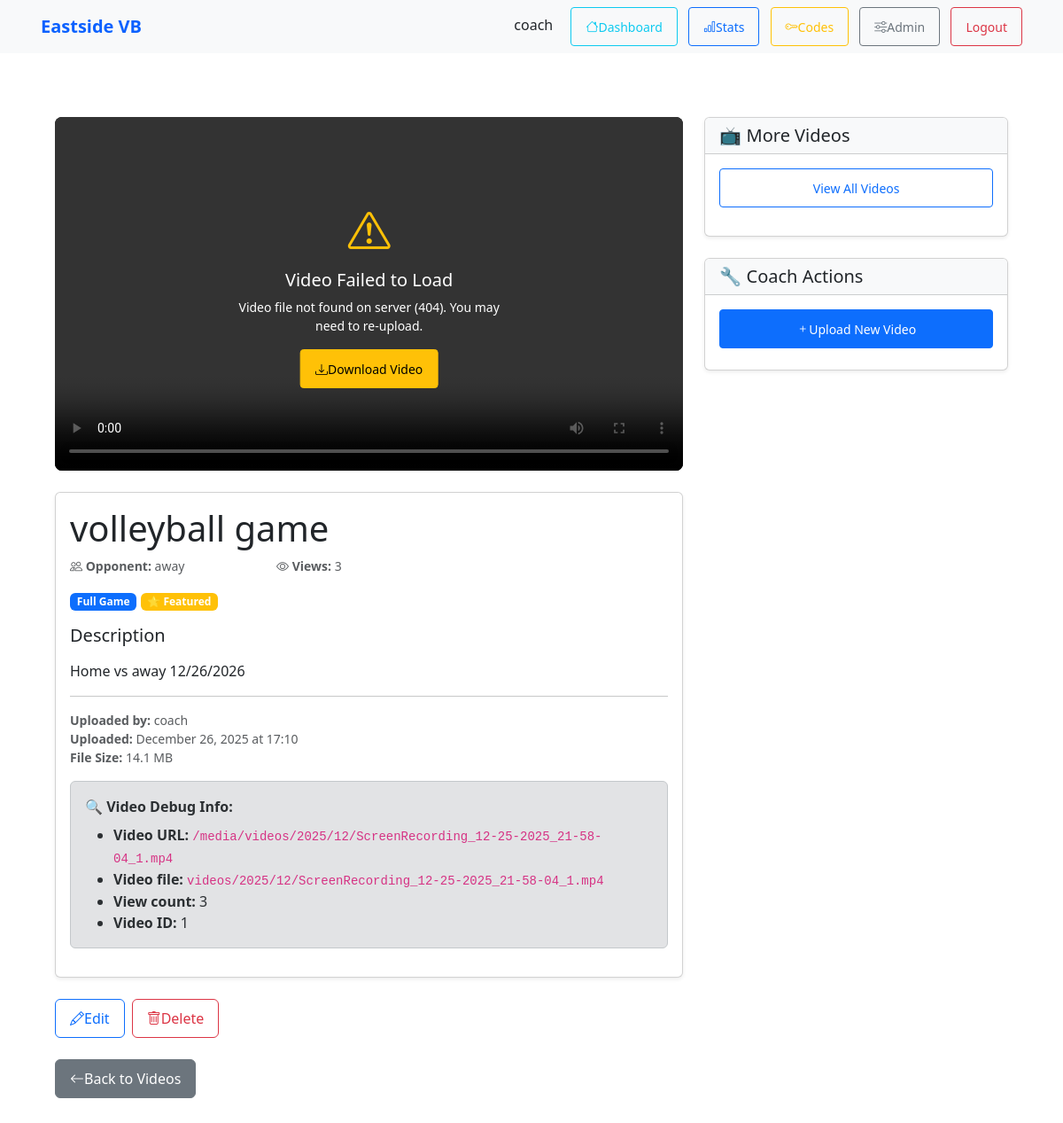
The page /videos/1/ (signed in) on the database its author committed.
### team/models.py (models this page shows, shortened)
class GameVideo(models.Model):
    GAME_TYPE_FULL = 'full'
    GAME_TYPE_HIGHLIGHT = 'highlight'
    GAME_TYPE_PRACTICE = 'practice'
    GAME_TYPE_CHOICES = [
        (GAME_TYPE_FULL, 'Full Game'),
        (GAME_TYPE_HIGHLIGHT, 'Highlights'),
        (GAME_TYPE_PRACTICE, 'Practice'),
    ]
    title = models.CharField(max_length=200, help_text="e.g., 'State Championship vs Lincoln High'")
    description = models.TextField(blank=True, help_text="Game summary, notes, or highlights")
    game_type = models.CharField(max_length=20, choices=GAME_TYPE_CHOICES, default=GAME_TYPE_FULL)
    game_date = models.DateField(null=True, blank=True, help_text="Date game was played")
    opponent = models.CharField(max_length=200, blank=True, help_text="Opponent team name")
    video = models.FileField(upload_to='videos/%Y/%m/', help_text="MP4, MOV, or MKV (max 2GB)")
    thumbnail = models.ImageField(upload_to='video_thumbnails/%Y/%m/', null=True, blank=True)
    duration_seconds = models.IntegerField(default=0, help_text="Video duration in seconds")
    file_size_mb = models.FloatField(default=0, help_text="File size in MB")
    uploaded_by = models.ForeignKey(User, on_delete=models.CASCADE, related_name='uploaded_videos', help_text="Coach who uploaded")
    is_featured = models.BooleanField(default=False, help_text="Show on home page")
    view_count = models.IntegerField(default=0)
    private = models.BooleanField(default=True, help_text="Only team members can view")
    uploaded_at = models.DateTimeField(auto_now_add=True)
    updated_at = models.DateTimeField(auto_now=True)
    class Meta:
        ordering = ['-game_date', '-uploaded_at']
        indexes = [models.Index(fields=['-game_date']), models.Index(fields=['-uploaded_at'])]
    def can_view(self, user: User | None) -> bool:
        if not user or not user.is_authenticated:
            return False
        if user.is_staff or user.is_superuser:
            return True
        return hasattr(user, 'playerprofile')

### team/views.py (the view)
# urls.py: path('videos/<int:pk>/', video_detail, name='video_detail'),
@login_required
@user_passes_test(is_team_member)
def video_detail(request, pk):
    video = get_object_or_404(GameVideo, pk=pk)
    if not video.can_view(request.user):
        raise Http404("Video not found or you don't have permission to view it.")
    if request.method == 'GET' and 'view_count_incremented' not in request.session:
        video.view_count += 1
        video.save(update_fields=['view_count'])
        request.session['view_count_incremented'] = True
    video_mime_type = 'video/mp4'
    if video.video:
        video_url = video.video.url.lower()
        if video_url.endswith('.mov'):
            video_mime_type = 'video/quicktime'
        elif video_url.endswith('.mkv'):
            video_mime_type = 'video/x-matroska'
        elif video_url.endswith('.webm'):
            video_mime_type = 'video/webm'
        elif video_url.endswith('.avi'):
            video_mime_type = 'video/x-msvideo'
    context = {
        'video': video,
        'is_coach': is_coach(request.user),
        'is_uploader': video.uploaded_by == request.user or is_coach(request.user),
        'video_mime_type': video_mime_type,
    }
    return render(request, 'team/video_detail.html', context)

### team/views.py (called while the page is built)
def is_coach(user):
    return user.is_staff or user.is_superuser

def is_team_member(user):
    if user.is_staff or user.is_superuser:
        return True
    return hasattr(user, 'playerprofile') and user.playerprofile is not None

### team/templates/team/video_detail.html (shortened to what this page needs)
{% extends 'base.html' %}
{% load static %}
{% block content %}
<div class="container mt-5 mb-5">
    <div class="row">
        <div class="col-lg-8">
            <div class="video-player mb-4">
                {% if video.video %}
                    <div id="videoContainer" style="position: relative; width: 100%; aspect-ratio: 16/9; background: #000; border-radius: 8px; overflow: hidden;">
                        <div id="videoError" style="display: none; position: absolute; top: 50%; left: 50%; transform: translate(-50%, -50%); color: white; text-align: center; z-index: 10; padding: 20px;">
                            <i class="bi bi-exclamation-triangle" style="font-size: 3rem; color: #ffc107;"></i>
                            <h5 class="mt-2">Video Failed to Load</h5>
                            <p id="errorMessage" class="small">Unable to play video</p>
                            <a href="{{ video.video.url }}" class="btn btn-warning btn-sm" download>
                                <i class="bi bi-download"></i> Download Video
                            </a>
                        </div>
                        <video
                            id="videoPlayer"
                            style="width: 100%; height: 100%; display: block;"
                            controls
                            preload="metadata"
                            playsinline
                            controlsList="nodownload">
                            <source src="{{ video.video.url }}" type="video/mp4">
                            <source src="{{ video.video.url }}" type="video/quicktime">
                        </video>
                    </div>
                {% else %}
                    <div class="alert alert-info">
                        <i class="bi bi-info-circle"></i> No video file has been uploaded yet.
                    </div>
                {% endif %}
            </div>
            <div class="card shadow-sm mb-4">
                <div class="card-body">
                    <h1 class="card-title">{{ video.title }}</h1>
                    <div class="row text-muted small mb-3">
                        {% if video.opponent %}
                        <div class="col-md-4">
                            <i class="bi bi-people"></i> <strong>Opponent:</strong> {{ video.opponent }}
                        </div>
                        {% endif %}
                        <div class="col-md-4">
                            <i class="bi bi-eye"></i> <strong>Views:</strong> {{ video.view_count }}
                        </div>
                    </div>
                    <div class="mb-3">
                        <span class="badge bg-primary">{{ video.get_game_type_display }}</span>
                        {% if video.is_featured %}
                        <span class="badge bg-warning">⭐ Featured</span>
                        {% endif %}
                    </div>
                    {% if video.description %}
                    <div class="mb-3">
                        <h5>Description</h5>
                        <p class="card-text">{{ video.description|linebreaks }}</p>
                    </div>
                    {% endif %}
                    <hr>
                    <div class="small text-muted">
                        <p>
                            <strong>Uploaded by:</strong> {{ video.uploaded_by.get_full_name|default:video.uploaded_by.username }}
                            <br />
                            <strong>Uploaded:</strong> {{ video.uploaded_at|date:"F d, Y \a\t H:i" }}
                            <br />
                            <strong>File Size:</strong> {{ video.file_size_mb|floatformat:1 }} MB
                        </p>
                    </div>
                    <div class="alert alert-secondary mt-3">
                        <strong>🔍 Video Debug Info:</strong>
                        <ul class="mb-0 mt-2">
                            <li><strong>Video URL:</strong> <code>{{ video.video.url }}</code></li>
                            <li><strong>Video file:</strong> <code>{{ video.video }}</code></li>
                            <li><strong>View count:</strong> {{ video.view_count }}</li>
                            <li><strong>Video ID:</strong> {{ video.id }}</li>
                        </ul>
                    </div>                </div>
            </div>
            {% if is_coach or is_uploader %}
            <div class="d-flex gap-2 mb-4">
                <a href="{% url 'team:video_edit' video.pk %}" class="btn btn-outline-primary">
                    <i class="bi bi-pencil"></i> Edit
                </a>
                <a href="{% url 'team:video_delete' video.pk %}" class="btn btn-outline-danger">
                    <i class="bi bi-trash"></i> Delete
                </a>
            </div>
            {% endif %}
            <a href="{% url 'team:video_list' %}" class="btn btn-secondary">
                <i class="bi bi-arrow-left"></i> Back to Videos
            </a>
        </div>
        <div class="col-lg-4">
            <div class="card shadow-sm mb-4">
                <div class="card-header bg-light">
                    <h5 class="mb-0">📺 More Videos</h5>
                </div>
                <div class="card-body">
                    <p class="text-muted">
                        <a href="{% url 'team:video_list' %}" class="btn btn-outline-primary btn-sm w-100">
                            View All Videos
                        </a>
                    </p>
                </div>
            </div>
            {% if is_coach %}
            <div class="card shadow-sm">
                <div class="card-header bg-light">
                    <h5 class="mb-0">🔧 Coach Actions</h5>
                </div>
                <div class="card-body">
                    <a href="{% url 'team:video_upload' %}" class="btn btn-primary btn-sm w-100 mb-2">
                        <i class="bi bi-plus"></i> Upload New Video
                    </a>
                </div>
            </div>
            {% endif %}
        </div>
    </div>
</div>
{% endblock %}

### team/templates/base.html (shortened to what this page needs)
<!doctype html>
<html lang="en">
  <head>
    {% load static %}
    <link href="https://cdn.jsdelivr.net/npm/bootstrap@5.3.2/dist/css/bootstrap.min.css" rel="stylesheet">
    <link rel="stylesheet" href="https://cdn.jsdelivr.net/npm/bootstrap-icons@1.11.0/font/bootstrap-icons.css">
    <link rel="stylesheet" href="{% static 'team/css/players.css' %}">
  </head>
  <body>
    <nav class="navbar navbar-expand-lg navbar-light bg-light">
      <div class="container">
        {% block brand %}
        <span class="navbar-brand navbar-brand-static">Eastside VB</span>
        {% endblock %}
        <div class="ms-auto">
          {% if user.is_authenticated %}
            <span class="me-3">{{ user.username }}</span>
            <a class="btn btn-sm btn-outline-info me-2" href="{% url 'team:player_dashboard' %}" title="My Dashboard">
              <i class="bi bi-house"></i> Dashboard
            </a>
            {% if user.is_staff %}
              <a class="btn btn-sm btn-outline-primary me-2" href="{% url 'team:player_stats_list' %}" title="View Team Stats">
                <i class="bi bi-bar-chart"></i> Stats
              </a>
              <a class="btn btn-sm btn-outline-warning me-2" href="{% url 'team:coach_codes' %}" title="Generate Access Codes">
                <i class="bi bi-key"></i> Codes
              </a>
              <a class="btn btn-sm btn-outline-secondary me-2" href="/admin/">
                <i class="bi bi-sliders"></i> Admin
              </a>
            {% endif %}
            <form method="post" action="{% url 'logout' %}" style="display:inline;">
              <button class="btn btn-sm btn-outline-danger" type="submit">Logout</button>
            </form>
          {% else %}
            <a class="btn btn-sm btn-outline-primary me-2" href="/signup/">Sign up</a>
            <a class="btn btn-sm btn-outline-success" href="/accounts/login/">Login</a>
          {% endif %}
        </div>
      </div>
    </nav>
    <main class="container py-4">
      {% block content %}{% endblock %}
    </main>
  </body>
</html>

### team/static/team/css/players.css (style rules this page uses)
.navbar-brand-static { cursor: default; pointer-events: none; color: #0b61ff; text-decoration: none; font-weight: 600; }

### team/templates/base.html (style rules this page uses)
.navbar-brand-static { cursor: default; pointer-events: none; color: #0b61ff; text-decoration: none; font-weight: 600; }
body { -webkit-font-smoothing: antialiased; -webkit-touch-callout: none; }
.btn { min-height: 44px; min-width: 44px; display: inline-flex; align-items: center; justify-content: center; padding: 0.5rem 1rem; }

### rows shown on the page
GameVideo: title "volleyball game", opponent "away", view_count "3", game_type "Full Game", description "Home vs away 12/26/2026", uploaded_by.get_full_name "coach", uploaded_at "December 26, 2025 at 17:10", file_size_mb "14.1", video "/media/videos/2025/12/ScreenRecording_12-25-2025_21-58-04_1.mp4", video "videos/2025/12/ScreenRecording_12-25-2025_21-58-04_1.mp4", id "1"

### other values the page prints
{{ user.username }} "coach"
